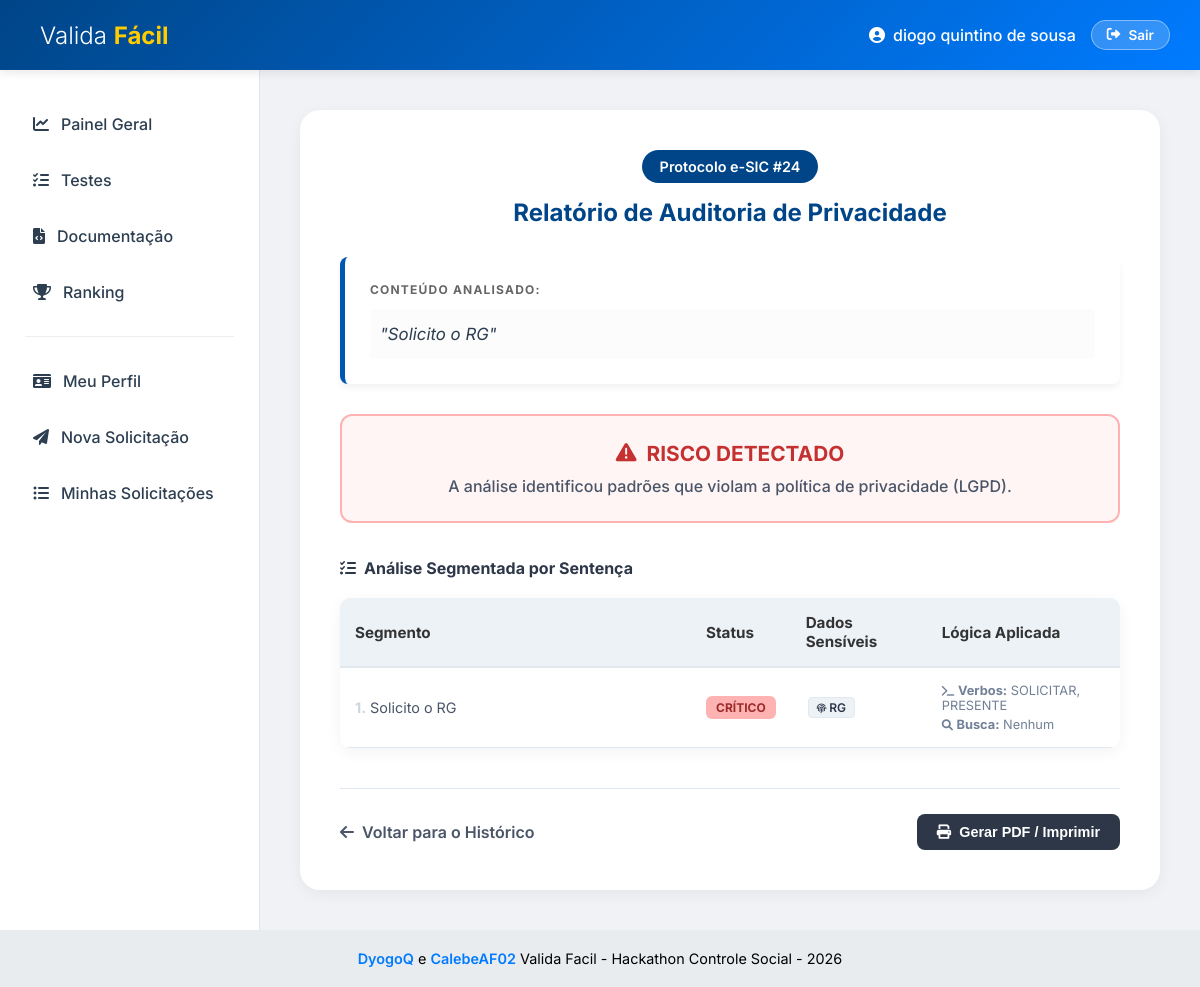
/detalhes_solicitacao/24 (signed in), run on the app's committed database.
### tables this page shows
CREATE TABLE solicitacoes
    (
        id
        INTEGER
        PRIMARY
        KEY
        AUTOINCREMENT,
        usuario_id
        INTEGER
        NOT
        NULL,
        texto
        TEXT
        NOT
        NULL,
        data_envio
        TIMESTAMP
        DEFAULT
        CURRENT_TIMESTAMP,
        FOREIGN
        KEY
                       (
        usuario_id
                       ) REFERENCES usuarios
                       (
                           id
                       ) );

### src/paginas/real/solicitacao.py (the view)
@solicitacao_bp.route("/detalhes_solicitacao/<int:solicitacao_id>")
@login_required
def detalhes_solicitacao(solicitacao_id):
    conn = sqlite3.connect(obter_caminho_banco())
    cursor = conn.cursor()
    cursor.execute("""
                   SELECT texto, data_envio
                   FROM solicitacoes
                   WHERE id = ?
                     AND usuario_id = ?
                   """, (solicitacao_id, session["user_id"]))
    resultado_db = cursor.fetchone()
    conn.close()
    if not resultado_db:
        flash("Solicitação não encontrada.", "error")
        return redirect(url_for("solicitacao.ver_solicitacoes"))
    texto_solicitacao = resultado_db[0]
    from src.utils.carregador import processar_index
    analise = processar_index(texto_solicitacao)
    return render_template(
        "real/pagina_detalhes_analise.html",
        id=solicitacao_id,
        texto=texto_solicitacao,
        resposta=analise
    )

### src/paginas/real/auth.py (called while the page is built)
def login_required(f):
    @wraps(f)
    def decorated_function(*args, **kwargs):
        if "user_id" not in session:  # Use 'user_id' aqui
            flash("Você precisa estar logado para acessar o perfil.", "error")
            return redirect(url_for("auth.login"))
        return f(*args, **kwargs)
    return decorated_function

### src/utils/banco.py (called while the page is built)
def obter_caminho_banco() -> str:
    base_dir = os.path.abspath(os.path.join(os.path.dirname(__file__), "..", ".."))
    dados_dir = os.path.join(base_dir, "dados")
    os.makedirs(dados_dir, exist_ok=True)
    return os.path.join(dados_dir, "banco.db")

def registrar_palavra_proibida(palavra: str) -> None:
    db_path = obter_caminho_banco()
    with sqlite3.connect(db_path) as conn:
        cursor = conn.cursor()
        cursor.execute("""
            SELECT quantidade FROM palavras_proibidas_mais_buscadas WHERE palavra = ?
        """, (palavra,))
        row = cursor.fetchone()
        if row:
            nova_qtd = row[0] + 1
            cursor.execute("""
                UPDATE palavras_proibidas_mais_buscadas
                SET quantidade = ?
                WHERE palavra = ?
            """, (nova_qtd, palavra))
        else:
            cursor.execute("""
                INSERT INTO palavras_proibidas_mais_buscadas (palavra, quantidade)
                VALUES (?, ?)
            """, (palavra, 1))
        conn.commit()

### src/utils/texto.py (called while the page is built)
def normalizar_ao_retirar_acentuacao_e_cedilha(texto: str) -> str:
    nfkd = unicodedata.normalize("NFKD", texto)
    sem_acento = "".join([c for c in nfkd if not unicodedata.combining(c)])
    sem_acento = sem_acento.replace("ç", "c").replace("Ç", "C")
    return sem_acento.upper()

def limpar_texto(texto: str) -> str:
    apenas_letras_numeros = re.sub(r'[^A-Za-z0-9 ]+', '', texto)
    return apenas_letras_numeros.upper()

### templates/real/pagina_detalhes_analise.html (shortened to what this page needs)
{% extends "base.html" %}
{% block main %}
<section class="content">
    <div style="text-align:center; margin-bottom:30px;">
        <span class="badge" style="background-color: var(--primary); color: white; padding: 8px 18px; border-radius: 20px; font-size: 0.9rem; font-weight: 600;">
            Protocolo e-SIC #{{ id }}
        </span>
        <h2 style="color: var(--primary); font-weight: 700; margin-top: 15px;">Relatório de Auditoria de Privacidade</h2>
    </div>
    <div class="card-analise" style="background-color: #fff; border-left: 5px solid #0056b3; padding: 25px; margin-bottom: 30px; border-radius: 8px; box-shadow: 0 4px 6px rgba(0,0,0,0.05);">
        <h4 style="margin-bottom: 12px; color: #666; font-size: 0.75rem; text-transform: uppercase; letter-spacing: 1.2px; font-weight: 700;">Conteúdo Analisado:</h4>
        <p style="font-style: italic; font-size: 1.05rem; line-height: 1.8; color: #2c3e50; background: #fcfcfc; padding: 10px; border-radius: 4px;">
            "{{ texto }}"
        </p>
    </div>
    {% if resposta %}
        <div style="padding: 25px; border-radius: 12px; text-align: center; margin-bottom: 35px;
             background-color: {% if resposta.STATUS == 'True' %}#fff5f5{% else %}#f0fff4{% endif %};
             border: 2px solid {% if resposta.STATUS == 'True' %}#feb2b2{% else %}#9ae6b4{% endif %};">
            <h3 style="margin: 0; color: {% if resposta.STATUS == 'True' %}#c53030{% else %}#22543d{% endif %}; font-size: 1.3rem; display: flex; align-items: center; justify-content: center; gap: 10px;">
                {% if resposta.STATUS == 'True' %}
                    <i class="fas fa-exclamation-triangle"></i> RISCO DETECTADO
                {% else %}
                    <i class="fas fa-shield-check"></i> CONTEÚDO SEGURO
                {% endif %}
            </h3>
            <p style="margin-top: 10px; color: #4a5568; font-weight: 500; font-size: 1rem;">
                {% if resposta.STATUS == 'True' %}
                    A análise identificou padrões que violam a política de privacidade (LGPD).
                {% else %}
                    Esta solicitação está em conformidade com as normas de transparência ativa.
                {% endif %}
            </p>
        </div>
        <h4 style="margin-bottom: 20px; font-weight: 700; color: #2d3748; display: flex; align-items: center; gap: 8px;">
            <i class="fas fa-list-check"></i> Análise Segmentada por Sentença
        </h4>
        <div style="overflow-x: auto; background: white; border-radius: 10px; box-shadow: var(--shadow);">
            <table class="table" style="width: 100%; border-collapse: collapse; min-width: 600px;">
                <thead>
                    <tr style="background-color: #edf2f7; text-align: left;">
                        <th style="padding: 15px; border-bottom: 2px solid #e2e8f0; width: 45%;">Segmento</th>
                        <th style="padding: 15px; border-bottom: 2px solid #e2e8f0;">Status</th>
                        <th style="padding: 15px; border-bottom: 2px solid #e2e8f0;">Dados Sensíveis</th>
                        <th style="padding: 15px; border-bottom: 2px solid #e2e8f0;">Lógica Aplicada</th>
                    </tr>
                </thead>
                <tbody>
                    {% for linha in resposta.linhas %}
                        <tr style="border-bottom: 1px solid #edf2f7;">
                            <td style="padding: 15px; color: #4a5568; font-size: 0.9rem; line-height: 1.5;">
                                <strong style="color: #cbd5e0;">{{ loop.index }}.</strong> {{ linha.texto }}
                            </td>
                            <td style="padding: 15px;">
                                {% if linha.status == "True" %}
                                    <span class="badge badge-danger" style="background: #feb2b2; color: #9b2c2c; padding: 4px 10px; border-radius: 6px; font-weight: bold; font-size: 0.75rem;">CRÍTICO</span>
                                {% else %}
                                    <span class="badge badge-success" style="background: #c6f6d5; color: #22543d; padding: 4px 10px; border-radius: 6px; font-weight: bold; font-size: 0.75rem;">SEGURO</span>
                                {% endif %}
                            </td>
                            <td style="padding: 15px;">
                                {% if linha.encontrados %}
                                    {% for dado in linha.encontrados %}
                                        <span style="display: inline-block; background: #edf2f7; color: #2d3748; padding: 2px 8px; border-radius: 4px; font-size: 0.75rem; margin: 2px; border: 1px solid #e2e8f0; font-weight: 600;">
                                            <i class="fas fa-fingerprint" style="font-size: 0.6rem;"></i> {{ dado }}
                                        </span>
                                    {% endfor %}
                                {% else %}
                                    <span style="color: #a0aec0; font-size: 0.8rem; font-style: italic;">Nenhum risco</span>
                                {% endif %}
                            </td>
                            <td style="padding: 15px; font-size: 0.8rem; color: #718096;">
                                <div style="margin-bottom: 4px;"><i class="fas fa-terminal" style="font-size: 0.7rem;"></i> <strong>Verbos:</strong> {{ linha.verbos | join(', ') if linha.verbos else 'Nenhum' }}</div>
                                <div><i class="fas fa-search" style="font-size: 0.7rem;"></i> <strong>Busca:</strong> {{ linha.interrogativas | join(', ') if linha.interrogativas else 'Nenhum' }}</div>
                            </td>
                        </tr>
                    {% endfor %}
                </tbody>
            </table>
        </div>
    {% endif %}
    <div style="margin-top: 40px; display: flex; justify-content: space-between; align-items: center; border-top: 1px solid #e2e8f0; padding-top: 25px;">
        <a href="{{ url_for('solicitacao.ver_solicitacoes') }}" class="btn-ghost" style="color: #4a5568; text-decoration: none; font-weight: 600; display: flex; align-items: center; gap: 8px;">
            <i class="fas fa-arrow-left"></i> Voltar para o Histórico
        </a>
        <button onclick="window.print()" class="btn-primary" style="background: #2d3748; color: white; border: none; padding: 10px 20px; border-radius: 8px; cursor: pointer; display: flex; align-items: center; gap: 8px; font-weight: 600;">
            <i class="fas fa-print"></i> Gerar PDF / Imprimir
        </button>
    </div>
</section>
{% endblock %}

### static/css/style.css (style rules this page uses)
:root { --primary: #004587; --secondary: #007bff; --success: #2ecc71; --danger: #e74c3c; --warning: #f1c40f; --bg-body: #f0f2f5; --sidebar-bg: #ffffff; --text-main: #2c3e50; --text-muted: #7f8c8d; --shadow: 0 4px 15px rgba(0, 0, 0, 0.05); --transition: all 0.3s cubic-bezier(0.25, 0.8, 0.25, 1); }
* { margin: 0; padding: 0; box-sizing: border-box; }
body { font-family: 'Inter', sans-serif; background-color: var(--bg-body); color: var(--text-main); overflow-x: hidden; }
.btn-logout, .btn-login, .btn-primary { padding: 10px 20px; border-radius: 25px; text-decoration: none; font-weight: 600; font-size: 0.9rem; transition: var(--transition); border: none; cursor: pointer; display: inline-flex; align-items: center; gap: 8px; }
.btn-primary { background: var(--secondary); color: white; }
.table { width: 100%; border-collapse: collapse; font-size: 0.95rem; background-color: #fff; border-radius: 8px; overflow: hidden; box-shadow: 0 2px 6px rgba(0, 0, 0, 0.05); }
.table thead { background-color: #f8f9fa; color: #333; font-weight: 600; }
.table th, .table td { padding: 14px 16px; text-align: left; border-bottom: 1px solid #e2e8f0; }
.badge { padding: 4px 10px; border-radius: 6px; font-size: 0.75rem; font-weight: 600; display: inline-block; }
.badge-danger { background-color: #feb2b2; color: #9b2c2c; }

### data on the page
solicitacoes: texto "Solicito o RG", encontrados "RG", verbos "SOLICITAR, PRESENTE", interrogativas "Nenhum"

### other printed values
{{ session.get('user_name', 'Usuário') }} "diogo quintino de sousa"
{{ id }} "24"
